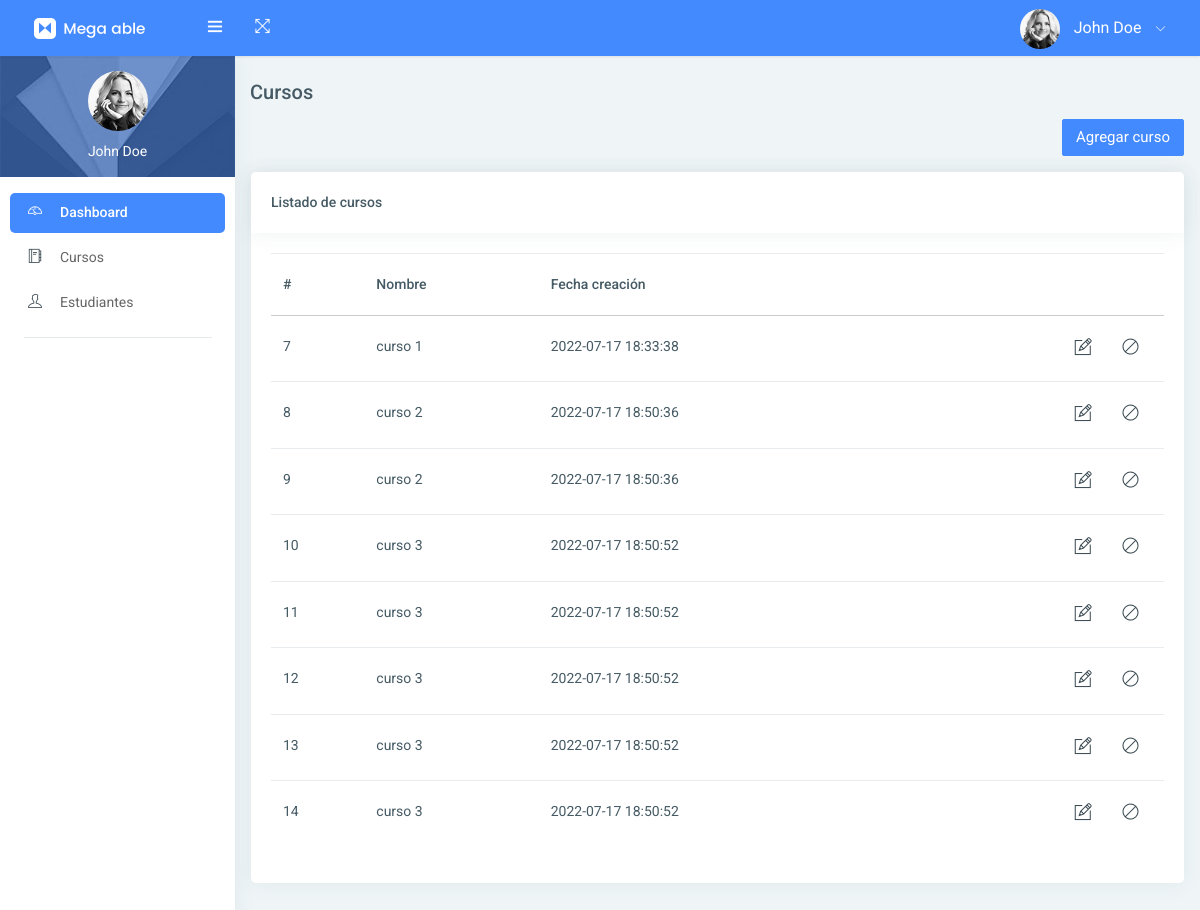
/curso, run on an earlier commit of the app's database.
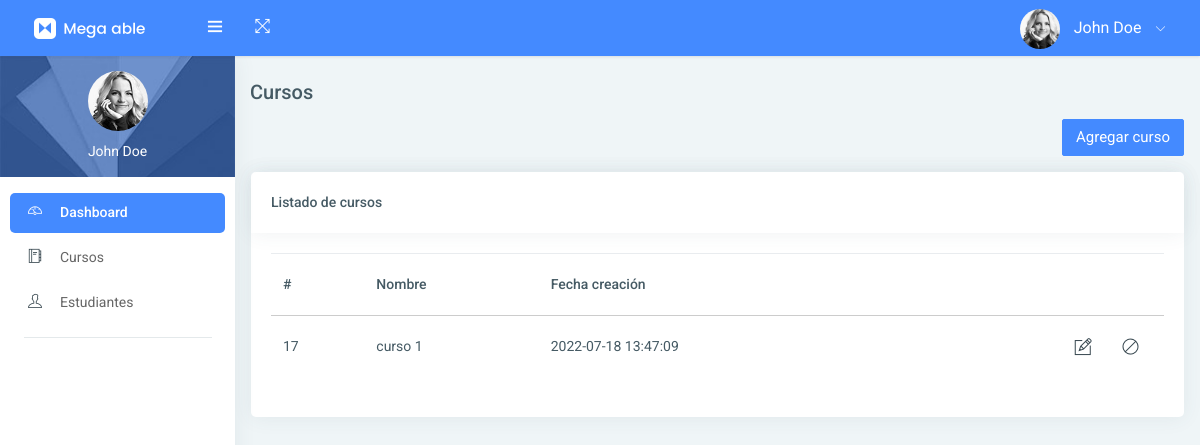
And on a later commit of the database.
### tables this page shows
CREATE TABLE Curso (Id INTEGER PRIMARY KEY AUTOINCREMENT, Nombre VARCHAR (25) NOT NULL, Estado INT NOT NULL, FechaCreacion DATETIME, FechaModificacion DATETIME);

### main.py (the view)
@app.route('/curso')
def curso_template():
    cursos = curso_controller.consultar_curso()
    return render_template('curso.html', cursos=cursos)

### controller/curso_controller.py (called while the page is built)
def consultar_curso(id = None):
    cursos = []
    if id != None and not validateId(id):
        return cursos
    cursos_tupla = data.database.curso_sql.select_curso(id)
    for item in cursos_tupla:
        cursos.append(curso.Curso(item[0], item[1], item[2], item[3], item[4]))
    return cursos

### data/database/conexion.py (called while the page is built)
    def create_connection(self):
        connection = None
        try:
            connection = sqlite3.connect('Escuela.db')
        except Error as e:
            raise Exception(str(e))
        return connection

### data/database/curso_sql.py (called while the page is built)
    def select_curso(id = None):
        conexion = Conexion().create_connection()
        cursor = conexion.cursor()
        if id != None:
            cursor.execute(f'select Id, Nombre, Estado, DateTime(FechaCreacion) as FechaCreacion, FechaModificacion from Curso where Id = {id}')
        else:
            cursor.execute('select Id, Nombre, Estado, DateTime(FechaCreacion) as FechaCreacion, FechaModificacion from Curso')
        cursos = cursor.fetchall()
        cursor.close()
        conexion.close()
        return cursos

### data/model/curso.py (called while the page is built)
    def get_id(self):
        return self.id

    def get_nombre(self):
        return self.nombre

    def get_fecha_creacion(self):
        return self.fecha_creacion

### templates/curso.html (shortened to what this page needs)
{% extends './layout/layoutAdmin.html' %}
{% block content_title %} Cursos {% endblock %}
{% block content %}
<div class="row">
    {% if accion == None or accion != 'create' %}
    <div class="col-xs-12 col-md-12 text-right mb-3">
        <a class="btn btn-primary" href="{{ url_for('nuevo_curso_template') }}">
            Agregar curso
        </a>
    </div>
    <div class="col-xs-12 col-md-12">
        <div class="card">
            <div class="card-header">
                <b>Listado de cursos</b>
            </div>
            <div class="card-block table-responsive">
                <table class="table">
                    <thead>
                        <tr>
                            <th>#</th>
                            <th>Nombre</th>
                            <th>Fecha creación</th>
                            <th></th>
                        </tr>
                    </thead>
                    <tbody>
                    {% for curso in cursos %}
                    <tr>
                        <td>{{ curso.get_id() }}</td>
                        <td>{{ curso.get_nombre() }}</td>
                        <td>{{ curso.get_fecha_creacion() }}</td>
                        <td class="text-right">
                            <a class="btn-accion" href="{{ url_for('nuevo_curso_template', id=curso.get_id()) }}">
                                <i class="ti-pencil-alt" data-toggle="tooltip" data-placement="top" data-original-title="editar"></i>
                            </a>
                            <a class="btn-accion" href="{{ url_for('eliminar_curso', id=curso.get_id()) }}"
                                data-toggle="tooltip" data-placement="top" data-original-title="desactivar">
                                <i class="ti-na"></i>
                            </a>
                        </td>
                    </tr>
                    {% endfor %}
                    </tbody>
                </table>
            </div>
        </div>
    </div>
    {% endif %}
</div>
{% endblock %}

### templates/layout/layoutAdmin.html (shortened to what this page needs)
<!DOCTYPE html>
<html lang="es">
<head>
    <link rel="stylesheet" href="{{ url_for('static', filename='assets-template') }}/pages/waves/css/waves.min.css" type="text/css" media="all">
    <link rel="stylesheet" type="text/css" href="{{ url_for('static', filename='assets-template') }}/css/bootstrap/css/bootstrap.min.css">
    <link rel="stylesheet" href="{{ url_for('static', filename='assets-template') }}/pages/waves/css/waves.min.css" type="text/css" media="all">
    <link rel="stylesheet" type="text/css" href="{{ url_for('static', filename='assets-template') }}/icon/themify-icons/themify-icons.css">
    <link rel="stylesheet" type="text/css" href="{{ url_for('static', filename='assets-template') }}/css/jquery.mCustomScrollbar.css">
    <link rel="stylesheet" type="text/css" href="{{ url_for('static', filename='assets-template') }}/css/style.css">
    <link rel="stylesheet" type="text/css" href="{{url_for('static', filename='./css/style.css')}}" />
  </head>
  <body>
  <div id="pcoded" class="pcoded">
      <div class="pcoded-container navbar-wrapper">
          <nav class="navbar header-navbar pcoded-header">
              <div class="navbar-wrapper">
                  <div class="navbar-logo">
                      <a class="mobile-menu waves-effect waves-light" id="mobile-collapse">
                          <i class="ti-menu"></i>
                      </a>
                      <a href="{{ url_for('dashboard_template') }}">
                          <img class="img-fluid" src="{{ url_for('static', filename='assets-template') }}/images/logo.png" alt="Theme-Logo" />
                      </a>
                  </div>
                  <div class="navbar-container container-fluid">
                      <ul class="nav-left">
                          <li>
                              <a onclick="javascript:toggleFullScreen()" class="waves-effect waves-light">
                                  <i class="ti-fullscreen"></i>
                              </a>
                          </li>
                      </ul>
                      <ul class="nav-right">
                          <li class="user-profile header-notification">
                              <a class="waves-effect waves-light">
                                  <img src="{{ url_for('static', filename='assets-template') }}/images/avatar-4.jpg" class="img-radius" alt="User-Profile-Image">
                                  <span>John Doe</span>
                                  <i class="ti-angle-down"></i>
                              </a>
                          </li>
                      </ul>
                  </div>
              </div>
          </nav>
          <div class="pcoded-main-container">
                  <nav class="pcoded-navbar">
                      <div class="pcoded-inner-navbar main-menu">
                          <div class="mb-3">
                              <div class="main-menu-header">
                                  <img class="img-80 img-radius" src="{{ url_for('static', filename='assets-template') }}/images/avatar-4.jpg" alt="User-Profile-Image">
                                  <div class="user-details">
                                      <span id="more-details">John Doe</span>
                                  </div>
                              </div>
                          </div>
                          <ul class="pcoded-item pcoded-left-item">
                              <li class="active">
                                  <a href="{{ url_for('dashboard_template') }}" class="waves-effect waves-dark">
                                      <span class="pcoded-micon"><i class="ti-dashboard"></i><b>D</b></span>
                                      <span class="pcoded-mtext">Dashboard</span>
                                  </a>
                              </li>
                              <li>
                                <a href="{{ url_for('curso_template') }}" class="waves-effect waves-dark">
                                    <span class="pcoded-micon"><i class="ti-agenda"></i><b>D</b></span>
                                    <span class="pcoded-mtext">Cursos</span>
                                </a>
                              </li>
                              <li>
                                <a href="{{ url_for('estudiante_template') }}" class="waves-effect waves-dark">
                                    <span class="pcoded-micon"><i class="ti-user"></i><b>D</b></span>
                                    <span class="pcoded-mtext">Estudiantes</span>
                                </a>
                              </li>
                          </ul>
                      </div>
                  </nav>
                    <div class="pcoded-content">
                      <div class="page-header">
                          <div class="page-block">
                              <div class="row">
                                  <div class="col-md-12">
                                      <div class="page-header-title">
                                          <h5>
                                            {% block content_title %}
                                            {% endblock %}
                                          </h5>
                                      </div>
                                  </div>
                              </div>
                          </div>
                      </div>
                        <div class="pcoded-inner-content">
                            <div class="main-body">
                                <div class="page-wrapper">
                                    <div class="page-body">
                                        {% block content %}
                                        {% endblock %}
                                    </div>
                                </div>
                            </div>
                        </div>
                    </div>
            </div>
        </div>
  </div>
</body>
</html>

### static/css/style.css (style rules this page uses)
.table .btn-accion { cursor: pointer; padding: 5px 10px; margin: 0 3px; font-size: 17px; }

What changed in the data, as far as the page shows it:
removed Curso: get_id "7", get_nombre "curso 1", get_fecha_creacion "2022-07-17 18:33:38"
removed Curso: get_id "8", get_nombre "curso 2", get_fecha_creacion "2022-07-17 18:50:36"
removed Curso: get_id "9", get_nombre "curso 2", get_fecha_creacion "2022-07-17 18:50:36"
removed Curso: get_id "10", get_nombre "curso 3", get_fecha_creacion "2022-07-17 18:50:52"
removed Curso: get_id "11", get_nombre "curso 3", get_fecha_creacion "2022-07-17 18:50:52"
removed Curso: get_id "12", get_nombre "curso 3", get_fecha_creacion "2022-07-17 18:50:52"
removed Curso: get_id "13", get_nombre "curso 3", get_fecha_creacion "2022-07-17 18:50:52"
removed Curso: get_id "14", get_nombre "curso 3", get_fecha_creacion "2022-07-17 18:50:52"
added Curso: get_id "17", get_nombre "curso 1", get_fecha_creacion "2022-07-18 13:47:09"
